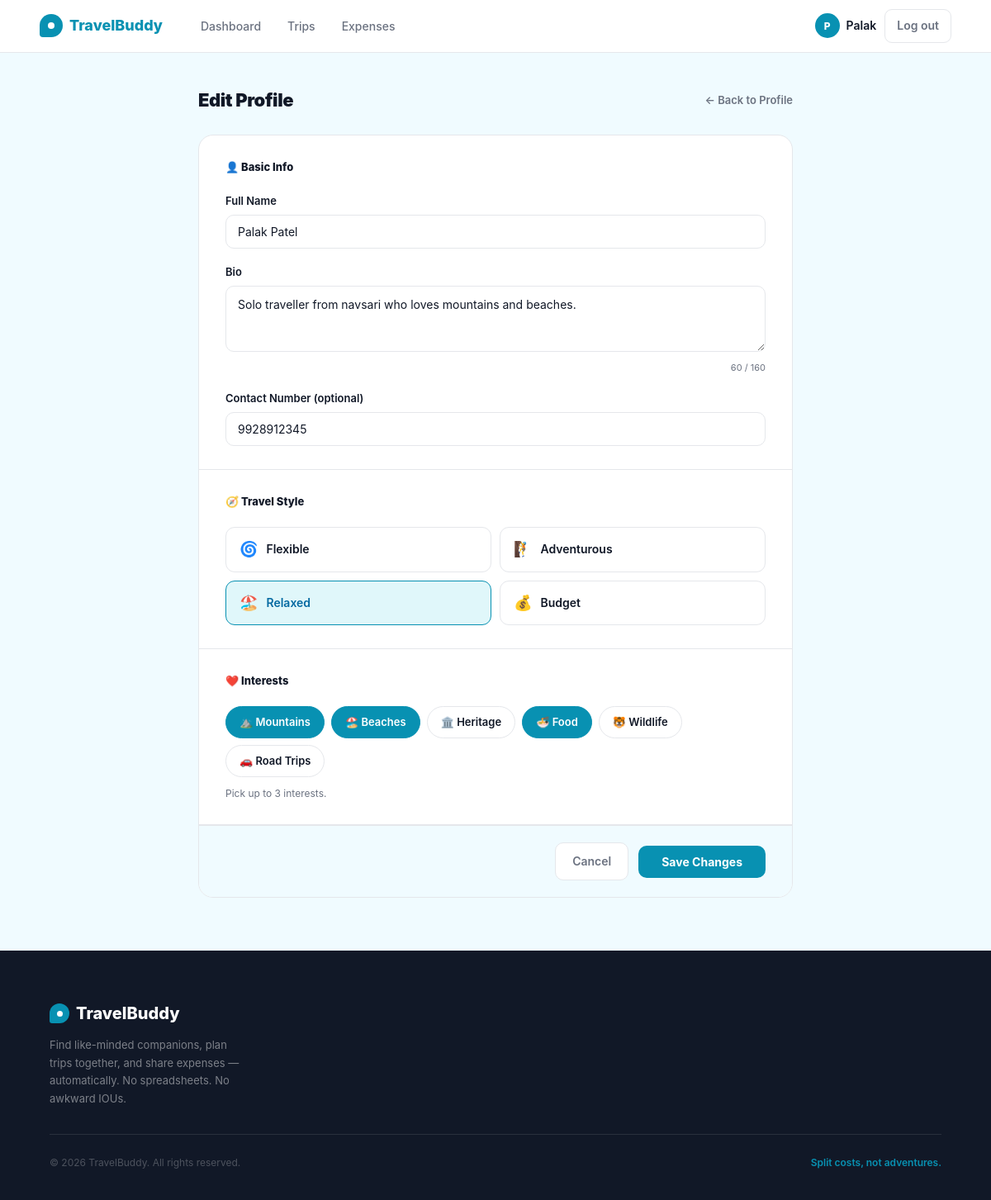
/profile/edit (signed in), run on the app's committed database.
### app/models.py (models this page shows, shortened)
class User(db.Model, UserMixin):
    __tablename__ = 'users'
    id             = db.Column(db.Integer, primary_key=True)
    name           = db.Column(db.String(100), nullable=False)
    email          = db.Column(db.String(150), unique=True, nullable=False)
    password_hash  = db.Column(db.String(255), nullable=False)
    travel_style   = db.Column(db.String(50), default='flexible')
    bio            = db.Column(db.Text, default='')
    interests      = db.Column(db.String(255), default='')
    phone          = db.Column(db.String(20), default='')
    created_at     = db.Column(db.DateTime, default=lambda: datetime.now(timezone.utc))
    def interests_list(self):
        return [i.strip() for i in self.interests.split(',') if i.strip()] if self.interests else []
    owned_trips    = db.relationship('Trip', back_populates='owner', lazy='dynamic')
    memberships    = db.relationship('TripMember', back_populates='user', lazy='dynamic')
    expenses_paid  = db.relationship('Expense', back_populates='paid_by', lazy='dynamic')

### app/profile/routes.py (the view, shortened to what this page needs)
@profile.route('/profile/edit', methods=['GET', 'POST'])
@login_required
def edit():
    form = ProfileForm(obj=current_user)
    selected_interests = current_user.interests_list()
    return render_template('profile/edit.html',
                           form=form,
                           all_interests=INTERESTS,
                           selected_interests=selected_interests)

### app/profile/forms.py
class ProfileForm(FlaskForm):
    name = StringField('Full Name', validators=[
        DataRequired(message='Name is required.'),
        Length(min=2, max=100, message='Name must be between 2 and 100 characters.')
    ])
    bio = TextAreaField('Bio', validators=[
        Optional(),
        Length(max=160, message='Bio must be 160 characters or fewer.')
    ])
    travel_style = SelectField('Travel Style', choices=TRAVEL_STYLES, validators=[
        DataRequired()
    ])
    phone = StringField('Contact Number (optional)', validators=[
        Optional(),
        Regexp(r'^[0-9+\-\s]{7,15}$', message='Enter a valid phone number.')
    ])
    submit = SubmitField('Save Changes')

### app/models.py (called while the page is built)
@login_manager.user_loader
def load_user(user_id):
    return db.session.get(User, int(user_id))

### app/templates/profile/edit.html (shortened to what this page needs)
{% extends "base.html" %}
{% block content %}
<div class="profile-page">
  <div class="profile-inner">
    <div class="page-header">
      <h1 class="page-title">Edit Profile</h1>
      <a href="{{ url_for('profile.view') }}" class="btn-back">← Back to Profile</a>
    </div>
    <form method="POST" action="{{ url_for('profile.edit') }}" novalidate id="profileForm">
      <div class="edit-card">
        <div class="edit-section">
          <div class="edit-section-title">👤 Basic Info</div>
          <div class="form-group">
            {{ form.name.label }}
            {{ form.name(placeholder="Your full name",
                         class="input-error" if form.name.errors else "") }}
          </div>
          <div class="form-group">
            {{ form.bio.label }}
            {{ form.bio(placeholder="e.g. Solo traveller from Surat who loves mountains and street food.",
                        maxlength=160,
                        class="input-error" if form.bio.errors else "",
                        id="bioField") }}
            <div class="char-hint"><span id="charCount">0</span> / 160</div>
          </div>
          <div class="form-group">
            {{ form.phone.label }}
            {{ form.phone(placeholder="e.g. +91 98765 43210", class="input-error" if form.phone.errors else "") }}
          </div>
        </div>
        <div class="edit-section">
          <div class="edit-section-title">🧭 Travel Style</div>
          <div class="style-options">
            {% set style_meta = [
              ('flexible',    '🌀', 'Flexible'),
              ('adventurous', '🧗', 'Adventurous'),
              ('relaxed',     '🏖️', 'Relaxed'),
              ('budget',      '💰', 'Budget'),
            ] %}
            {% for value, icon, label in style_meta %}
              <div class="style-option">
                <label for="style_{{ value }}" class="style-label">
                  <span class="style-icon">{{ icon }}</span>
                  {{ label }}
                </label>
              </div>
            {% endfor %}
          </div>
        </div>
        <div class="edit-section">
          <div class="edit-section-title">❤️ Interests</div>
          {% set interest_icons = {
            'Mountains':  '⛰️',
            'Beaches':    '🏖️',
            'Heritage':   '🏛️',
            'Food':       '🍜',
            'Wildlife':   '🐯',
            'Road Trips': '🚗'
          } %}
          <div class="interest-options" id="interestGroup">
            {% for interest in all_interests %}
              <div class="interest-option">
                <label for="int_{{ loop.index }}" class="interest-label">
                  {{ interest_icons.get(interest, '✨') }} {{ interest }}
                </label>
              </div>
            {% endfor %}
          </div>
          <p class="interest-hint">Pick up to 3 interests.</p>
        </div>
        <div class="edit-actions">
          <a href="{{ url_for('profile.view') }}" class="btn-cancel">Cancel</a>
          <button type="submit" class="btn-save">Save Changes</button>
        </div>
      </div>
    </form>
  </div>
</div>
{% endblock %}

### app/templates/base.html (shortened to what this page needs)
<!DOCTYPE html>
<html lang="en">
<head>
</head>
<body>
<nav>
  <a href="{{ url_for('main.home') }}" class="logo">
    <div class="logo-icon"></div>
    TravelBuddy
  </a>
  {% if current_user.is_authenticated %}
    <ul class="nav-links">
      <li><a href="{{ url_for('dashboard.index') }}" {% if request.endpoint == 'dashboard.index' %}class="active"{% endif %}>Dashboard</a></li>
      <li><a href="{{ url_for('trips.index') }}" {% if request.endpoint and request.endpoint.startswith('trips.') %}class="active"{% endif %}>Trips</a></li>
      <li><a href="{{ url_for('expenses.my_expenses') }}" {% if request.endpoint == 'expenses.my_expenses' %}class="active"{% endif %}>Expenses</a></li>
    </ul>
    <div class="nav-right">
      <div class="nav-user">
        <div class="nav-avatar">{{ current_user.name[0].upper() }}</div>
        <a href="{{ url_for('profile.view') }}" style="color:inherit;">{{ current_user.name.split()[0] }}</a>
      </div>
      <a href="{{ url_for('auth.logout') }}" class="btn-logout">Log out</a>
    </div>
  {% endif %}
</nav>
{% block content %}{% endblock %}
<footer>
  <div class="footer-inner">
    <div class="footer-top">
      <div class="footer-brand">
        <div class="footer-logo">
          <div class="footer-logo-icon"></div>
          TravelBuddy
        </div>
        <p>Find like-minded companions, plan trips together, and share expenses — automatically. No spreadsheets. No awkward IOUs.</p>
      </div>
    </div>
    <div class="footer-bottom">
      <p class="footer-copy">© 2026 TravelBuddy. All rights reserved.</p>
      <p class="footer-tagline-bottom">Split costs, not adventures.</p>
    </div>
  </div>
</footer>
</body>
</html>

### data on the page
User: name "P", name "Palak", name "Palak Patel", bio "Solo traveller from navsari who loves mountains and beaches.", phone "9928912345"

### other printed values
{{ icon }} "🌀" "🧗" "🏖️" "💰"
{{ label }} "Flexible" "Adventurous" "Relaxed" "Budget"
{{ interest_icons.get(interest, '✨') }} "⛰️" "🏖️" "🏛️" "🍜" "🐯" "🚗"
{{ interest }} "Mountains" "Beaches" "Heritage" "Food" "Wildlife" "Road Trips"
